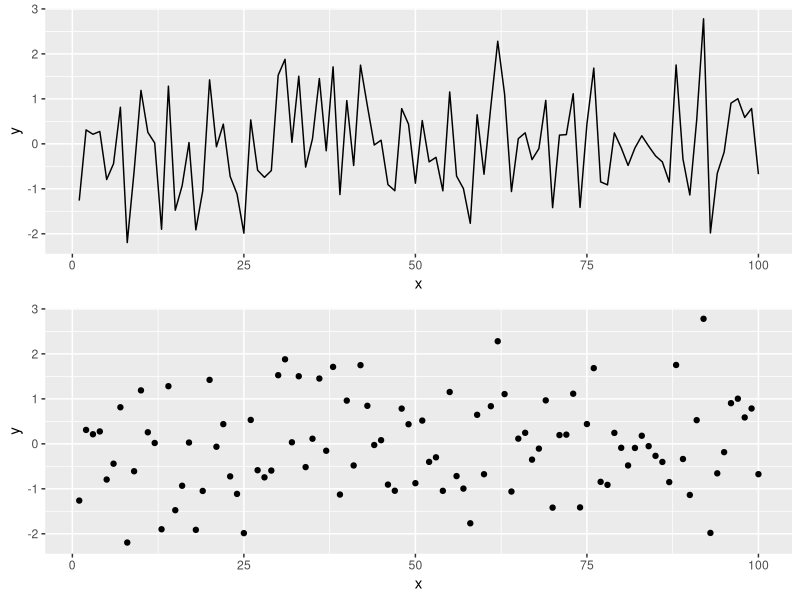

Write R code to recreate this figure.
## ---- chunk 1
knitr::opts_chunk$set(echo = TRUE, fig.width = 8, fig.height = 8, fig.alig = "center")
## ---- chunk 2
library(tidyverse)
library(gridExtra)
## ---- chunk 3
# Simulating data according to a normal distribution
x <- seq(1:100)
y <- rnorm(100) # Generating data form a normal distribution with mean 0 and variance 1
data <- data.frame(x = x, y = y ) # Creating a data frame
p1 = ggplot(data, aes(x= x, y = y)) +
geom_line()
p2 = ggplot(data, aes(x= x, y = y)) +
geom_point()
grid.arrange(p1, p2)
